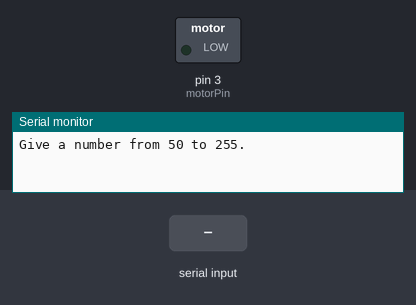
Bench run of a sketch on a simulated Arduino Uno, built with avr-gcc and run on an emulated ATmega328P. On the bench: switched loads named in the sketch (green lamp = pin HIGH), the last lines printed to the serial monitor. Inputs (shaded band) come from the test bench.

Above: at 1.2 s.
1.3 s: "90,45\n" received over Serial
At 2.8 s:
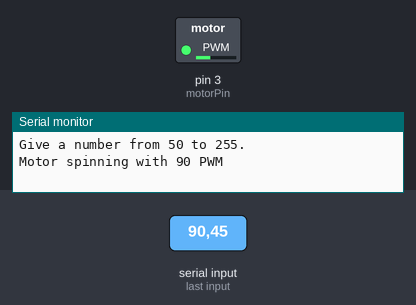
3.5 s: "30,150\n" received over Serial
At 6.2 s:
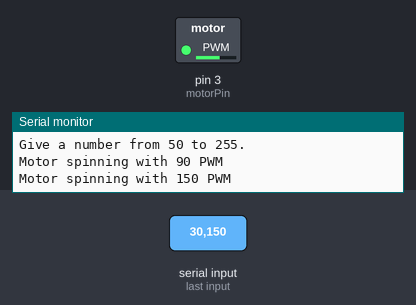
6.5 s: "200\n" received over Serial
At 7.6 s:
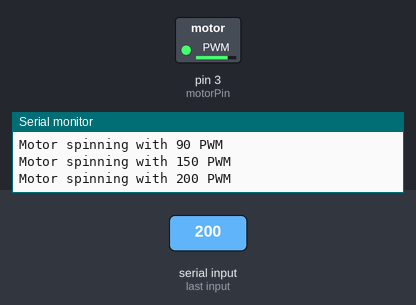
8.0 s: "90\n" received over Serial
At 8.7 s:
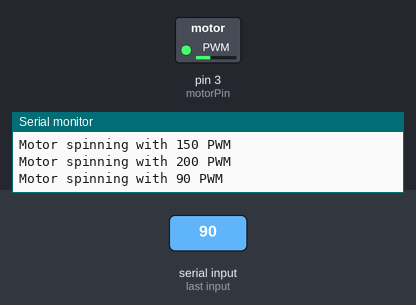
Timing chart, 0 to 10.5 s (numbered marks = the images above; inputs shaded):
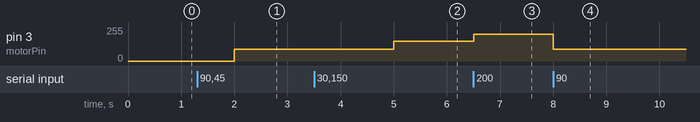

Measured:
- after the input at 1.3 s, pin 3 (motorPin): 0/255 → 90/255 after 0.70 s
- after the input at 3.5 s, pin 3 (motorPin): 90/255 → 150/255 after 1.5 s
- after the input at 6.5 s, pin 3 (motorPin): 150/255 → 200/255 at once
- after the input at 8.0 s, pin 3 (motorPin): 200/255 → 90/255 at once

The sketch:

directCurrentMotor.ino
```cpp
/* Control Speed of a DC Motor from serial monitor
   More info: http://www.ardumotive.com/how-to-drive-a-dc-motor-with-transistor.html
   Dev: Vasilakis Michalis // Date: 13/7/2015 // www.ardumotive.com */

//Transistor 'Base' pin or input pin of motor driver ic to Arduino PWM Digital Pin 3
const int motorPin = 3;

int Speed; //Variable to store Speed, by defaul 0 PWM
int flag;

void setup()
{
	pinMode(motorPin, OUTPUT); //Set pin 3 as an OUTPUT
	Serial.begin(9600); //Init serial communication
    //Print a message:
	Serial.println("Give a number from 50 to 255."); //Why minimun value 50? Because with values below 50 the motor doesn't spin ;)
	Serial.println(""); //Blank line
}

void loop()
{
	//Check if incoming data is available:
    if (Serial.available() > 0)
    {
      // If it is, we'll use parseInt() to pull out only numbers:
      Speed = Serial.parseInt();
      flag=0;
    }

	//Valid range is from 50 to 255
	if (Speed>=50 && Speed<=255){
		//Send PWM value with analogWrite to Arduino pin 3 and print a message to serial monitor
		analogWrite(motorPin, Speed);
	    //Print message only once
	    if (flag==0){
	    	//Print PWM value
	    	Serial.print("Motor spinning with ");
	    	Serial.print(Speed);
	    	Serial.println(" PWM");
	    	flag=1;
	    }
	}
	delay(1000);
}
//
```
